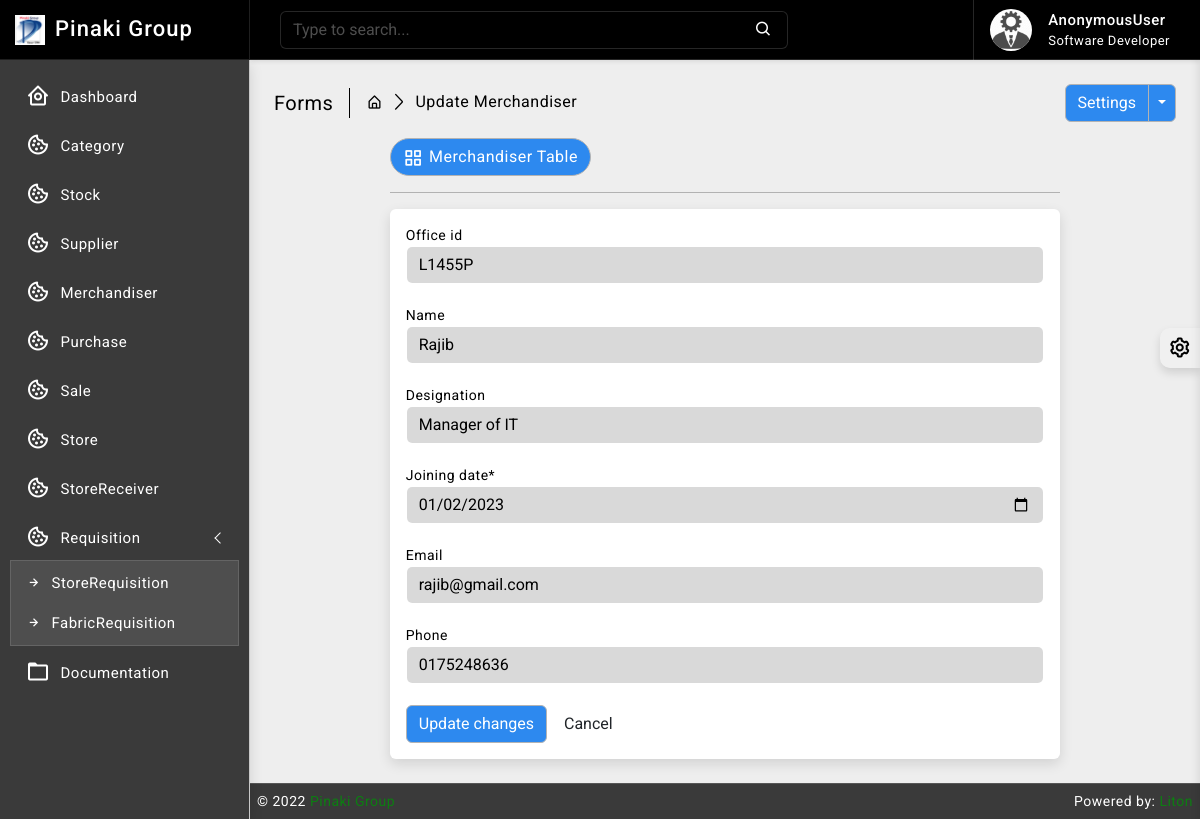
/merchandiser/1/, run on the app's committed database.
### merchandiser/models.py (models this page shows, shortened)
class Merchandiser(models.Model):
    office_id = models.CharField(max_length=64, null=True, blank=True, unique=True)
    name = models.CharField(max_length=64, null=True, blank=True)
    designation = models.CharField(max_length=64, null=True, blank=True)
    joining_date = models.DateField(default= now)
    email = models.EmailField(max_length=64, blank=True, unique=True)
    phone = models.CharField(max_length=16, null=True, blank=True, unique=True)
    access_area = models.CharField(max_length=64, blank=True)
    created_at = models.DateTimeField(auto_now_add=True, auto_now=False)
    updated_at = models.DateTimeField(auto_now_add=False, auto_now=True)

### merchandiser/views.py (the view)
# urls.py: path('<int:pk>/', views.merchandiser_update, name='merchandiser_update'),
def merchandiser_update(request, pk):
    get_merchandiser_data = get_object_or_404(Merchandiser, pk=pk)
    form = MerchandiserForm(instance=get_merchandiser_data)
    if request.method == 'POST':
        form = MerchandiserForm(request.POST, instance=get_merchandiser_data)
        if form.is_valid():
            form.save()
            messages.success(request, 'Merchandiser updated successfully')
            return redirect('merchandiser_read')
    context = {
        'form': form
    }
    return render(request, 'merchandiser/update.html', context)

### merchandiser/forms.py
class MerchandiserForm(forms.ModelForm):
    def __init__(self, *args, **kwargs):
        super().__init__(*args, **kwargs)
        self.fields['name'].widget.attrs.update({'class': 'textinput form-control', 'pattern' : '[a-zA-Z\s]{1,50}', 'title' : 'Alphabets and Spaces only', 'required': 'true'})
        self.fields['phone'].widget.attrs.update({'class': 'textinput form-control', 'maxlength': '10', 'pattern' : '[0-9]{10}', 'title' : 'Numbers only', 'required': 'true'})
        self.fields['email'].widget.attrs.update({'class': 'textinput form-control'})
    class Meta:
        model = Merchandiser
        fields = ['id', 'office_id', 'name', 'phone', 'email', 'designation', 'access_area', 'joining_date']
        widgets = {
            'office_id' : forms.TextInput(attrs = {'class' : 'textinput form-control'}),
            'designation' : forms.TextInput(attrs = {'class' : 'textinput form-control'}),
            'access_area' : forms.TextInput(attrs = {'class' : 'textinput form-control'}),
            'joining_date' : forms.TextInput(attrs = {'class' : 'textinput form-control', 'type': 'date'}),
        }

### templates/merchandiser/update.html (shortened to what this page needs)
{% extends 'base/base.html' %}
{% block body %}
{% load crispy_forms_tags %}
{% load static %}
<div class="page-wrapper">
	<div class="page-content">
		<div class="page-breadcrumb d-none d-sm-flex align-items-center mb-3">
			<div class="breadcrumb-title pe-3">Forms</div>
			<div class="ps-3">
				<nav aria-label="breadcrumb">
					<ol class="breadcrumb mb-0 p-0">
						<li class="breadcrumb-item">
							<a href="#">
								<i class="bx bx-home-alt"></i>
							</a>
						</li>
						<li class="breadcrumb-item active" aria-current="page">Update Merchandiser</li>
					</ol>
				</nav>
			</div>
			<div class="ms-auto">
				<div class="btn-group">
					<button type="button" class="btn btn-light">Settings</button>
					<button type="button" class="btn btn-light dropdown-toggle dropdown-toggle-split" data-bs-toggle="dropdown">
					</button>
				</div>
			</div>
		</div>
		<div class="row">
			<div class="col-xl-9 mx-auto">
				<div class="ms-auto">
					<a href="{% url 'merchandiser_read' %}" class="btn btn-light radius-30 mt-2 mt-lg-0">
						<i class="bx bx-grid-alt"></i>Merchandiser Table
					</a>
				</div>
				<hr/>
				<div class="card">
					<div class="card-body">
						<form method="POST">
							<div class="form-row">
								<div class="form-group col-md-12 mb-0">
									<div class="controls">
										{{ form.office_id|as_crispy_field }}
									</div>
							    </div> <br>
                                <div class="form-group col-md-12 mb-0">
                                    <div class="controls">
                                        {{ form.name|as_crispy_field }}
                                    </div>
							    </div><br>
                                <div class="form-group col-md-12 mb-0">
                                    <div class="controls">
                                        {{ form.designation|as_crispy_field }}
                                    </div>
							    </div><br>
                                <div class="form-group col-md-12 mb-0">
                                    <div class="controls">
                                        {{ form.joining_date|as_crispy_field }}
                                    </div>
							    </div><br>
                                <div class="form-group col-md-12 mb-0">
                                    <div class="controls">
                                        {{ form.email|as_crispy_field }}
                                    </div>
							    </div><br>
                                <div class="form-group col-md-12 mb-0">
                                    <div class="controls">
                                        {{ form.phone|as_crispy_field }}
                                    </div>
							    </div><br>
							</div>
								<div class="form-actions">
									<button type="submit" class="btn btn-light">Update changes</button>
									<button type="reset" class="btn">Cancel</button>
								</div>
							</form>
						</div>
					</div>
				</div>
			</div>
		</div>
	</div>
{% endblock body %}

### static/css/app.css (style rules this page uses)
body { font-size: 14px; letter-spacing: .5px; font-family: Roboto, sans-serif; overflow-x: hidden }
a { text-decoration: none }
.page-wrapper { height: 100%; margin-top: 60px; margin-bottom: 0px; margin-left: 250px }
.page-content { padding: 1.5rem 1.5rem 0 1.5rem }
.breadcrumb-title { font-size: 20px; border-right: 1.5px solid #000000; }
.page-breadcrumb .breadcrumb li.breadcrumb-item { font-size: 16px }
.page-breadcrumb .breadcrumb-item+.breadcrumb-item::before { display: inline-block; padding-right: .5rem; color: #000000; font-family: LineIcons; content: "\ea5c" }
.radius-30 { border-radius: 30px }
.btn i { vertical-align: middle; font-size: 1.3rem; margin-top: -1em; margin-bottom: -1em; margin-right: 5px }
input::placeholder { color: #fff!important; opacity: .3!important }
.bg-theme { background-size: 100% 100%; background-attachment: fixed; background-position: center; background-repeat: no-repeat; transition: background .2s; }
body.bg-theme2 { background-image: url(../images/bg-themes/2.png); }

### data on the page
Merchandiser: office_id "L1455P", name "Rajib", designation "Manager of IT", joining_date "01/02/2023", email "rajib@gmail.com", phone "0175248636"

### other printed values
{{ request.user }} "AnonymousUser"
